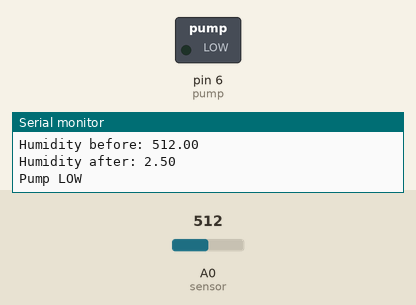
Recording of a sketch running on a simulated Arduino Uno, built with avr-gcc and run on an emulated ATmega328P. On the bench: switched loads named in the sketch (green lamp = pin HIGH), the last lines printed to the serial monitor. Inputs (shaded band) come from the test bench; at power-on: A0 (sensor) = 512.

Above: at 1.8 s.
1.9 s: A0 (sensor) set to 423
3.4 s: A0 (sensor) set to 396
At 5.2 s:
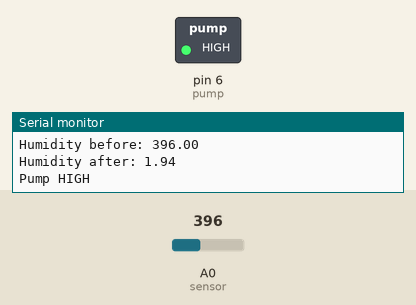
5.5 s: A0 (sensor) set to 511
At 6.8 s:
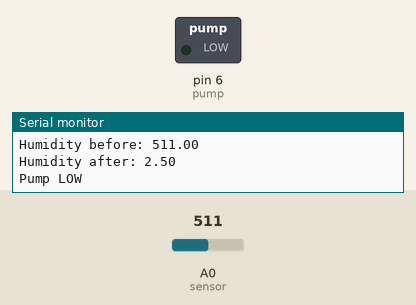
7.5 s: A0 (sensor) set to 306
At 8.5 s:
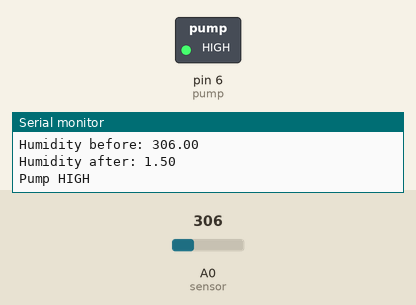
Timing chart, 0 to 10.5 s (numbered marks = the images above; inputs shaded):
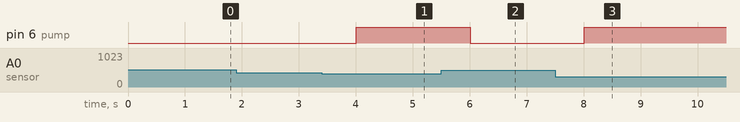

The sketch:

PersonalProj.ino
```cpp
const int sensor = A0;
const int pump = 6;
float humidity;
void setup()
{
  // put your setup code here, to run once:
  pinMode(sensor, INPUT);
  pinMode(pump, OUTPUT);
  Serial.begin(9600);
}

void loop()
{
  // put your main code here, to run repeatedly:
  humidity=analogRead(sensor);
  Serial.print("Humidity before: ");
  Serial.println(humidity);
  humidity=humidity/1023*5.0;
  Serial.print("Humidity after: ");
  Serial.println(humidity);
  if(humidity < 2) //check if humidity is under 70%
  {
    digitalWrite(pump, HIGH);
    Serial.println("Pump HIGH");
    //Serial.println(humidity);
  }
  else
  {
    digitalWrite(pump, LOW);
    Serial.println("Pump LOW");
    //Serial.println(humidity);
  }
  delay(1000);
}
```

Measured:
- the behaviour switches between 410 and 409 on A0 (sensor) (found by bisection; images 0 and 1)
- after the input at 3.4 s, pin 6 (pump): LOW → HIGH after 0.61 s
- after the input at 5.5 s, pin 6 (pump): HIGH → LOW after 0.51 s
- after the input at 7.5 s, pin 6 (pump): LOW → HIGH after 0.51 s
